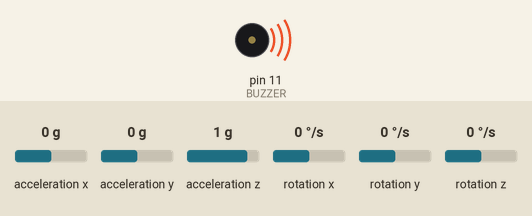
A sketch run on a simulated Arduino Uno, built with avr-gcc and run on an emulated ATmega328P. On the bench: buzzer (waves = sounding). Wiring (inferred from the names in the program): MPU-6050 motion sensor at I2C address 0x68. The inputs (shaded band) are chosen by the test bench; at power-on: acceleration x 0 g, acceleration z 1 g, acceleration y 0 g, rotation x 0 °/s, rotation y 0 °/s, rotation z 0 °/s. What the sketch prints to the serial monitor is not drawn.

Above: at 0.1 s.
At 1.5 s:
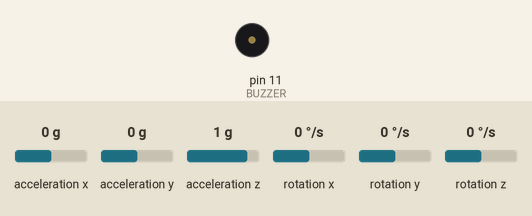
1.6 s: acceleration x set to 1.4 g
4.6 s: acceleration z set to -1.4 g
7.6 s: acceleration y set to -1.4 g
Timing chart, 0 to 10.6 s (numbered marks = the images above; inputs shaded):
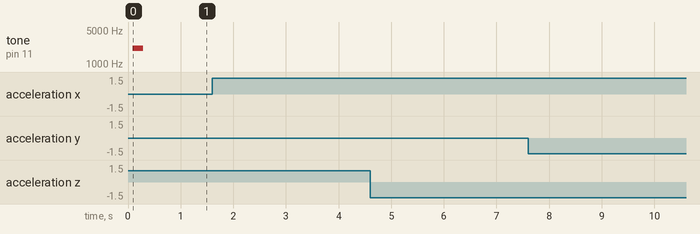

The sketch:

IMU_Calibrated.ino
```cpp
/*
  Author: Advait Thale

  *******************************************************************
                           IMU Vibration
  *******************************************************************

  Ths is a test code for determining vibration using IMU. As IMU
  MPU6050 is used which is 6 axis Accelerometer, Gyroscope & Temprature
  sensor. Here, IMUs acceleroeter is used for checking direction of vibrations.
  Refer Register Map and datasheet for furthur details on MPU6050 IMU.

  Pinout of IMU MPU6050:
  ---------------------------------
  |VCC|GND|SCL|SDA|XDA|XCL|AD0|INT|
  ---------------------------------
*/

#include <Wire.h> // For comm. with I2C devices
#include <math.h> // Math. Functions

#define ACCELEROMETER_SENSITIVITY 16384.0 // +-2g = 16384 LSB/g
#define GYROSCOPE_SENSITIVITY 131.0       // 250 degrees/s = 131 LSB/degrees/s
#define M_PI 3.14159265359                // Redefine PI
#define dt 0.01                           // 10 ms Sample rate
#define BUZZER 11                         // BUZZER Pin


float MAXX, MAXY, MAXZ, MAXT; // Calibration variables
int16_t AcX, AcY, AcZ, GyroX, GyroY, GyroZ, Tmp;       // 16-bit ints
double x, y, z, tx, t, tf, pitch, roll;
float previousTime, currentTime, elapsedTime;
float gyroAngX, gyroAngY, gyroAngZ;
float AcErrorX, AcErrorY, AcErrorZ;
float GyErrorX, GyErrorY, GyErrorZ;

// Calibration variables
int AcXcal = -950; // Acceleration Error
int AcYcal = -300;
int AcZcal = 0;
int tcal = -1600; // Temperature correction
int minVal = 265; // Gyroscope correction
int maxVal = 402;

void setup()
{
  Serial.begin(115200);        // Baud Rate
  pinMode(BUZZER, OUTPUT);     // Set to OUTPUT for Buzzer Pin
  Wire.begin();                // Initiate wire lib. and I2C
  Wire.beginTransmission(0x68); // Start transmission to I2C slave
  Wire.write(0x6B);            // Power Management Register (PWR_MGMT_1)
  Wire.write(0);               // Wake up IMU
  Wire.endTransmission(true);  // End transmission to I2C slave
  beep();
}

void loop()
{
  previousTime = currentTime;        // Previous time is stored before the actual time read
  currentTime = millis();            // Current time
  elapsedTime = (currentTime - previousTime) / 1000; // Dividing by 1000 to get Elapsed time in seconds

  Wire.beginTransmission(0x68);     // Begin transmission to I2C slave device
  Wire.write(0x3B);                 // Starting with register 0x3B (ACCEL_XOUT_H) (Default: Degrees per Sec)
  Wire.endTransmission(false);      // Restarts transmission to I2C slave device
  Wire.requestFrom(0x68, 14, true); // IMU address, request 14 registers in total, true

  // Read registers of Accelerometer and divide raw values by 16384 for +-2g range
  AcX = (Wire.read() << 8 | Wire.read()) / ACCELEROMETER_SENSITIVITY; // 0x3B (ACCEL_XOUT_H) 0x3C (ACCEL_XOUT_L)
  AcY = (Wire.read() << 8 | Wire.read()) / ACCELEROMETER_SENSITIVITY; // 0x3D (ACCEL_YOUT_H) 0x3E (ACCEL_YOUT_L)
  AcZ = (Wire.read() << 8 | Wire.read()) / ACCELEROMETER_SENSITIVITY; // 0x3F (ACCEL_ZOUT_H) 0x40 (ACCEL_ZOUT_L)

  // Read register of Temperature data
  Tmp = Wire.read() << 8 | Wire.read(); // 0x41 (TEMP_OUT_H) 0x42 (TEMP_OUT_L)

  // Read registers of Gyroscope and divide raw values by 131 for 250 deg/s range
  GyroX = (Wire.read() << 8 | Wire.read()) / GYROSCOPE_SENSITIVITY; // 0x43 (GYRO_XOUT_H) 0x44 (GYRO_XOUT_L)
  GyroY = (Wire.read() << 8 | Wire.read()) / GYROSCOPE_SENSITIVITY; // 0x45 (GYRO_YOUT_H) 0x46 (GYRO_YOUT_L)
  GyroZ = (Wire.read() << 8 | Wire.read()) / GYROSCOPE_SENSITIVITY; // 0x47 (GYRO_ZOUT_H) 0x48 (GYRO_ZOUT_L)

  gyroAngX = (gyroAngX + GyroX) * elapsedTime; // Converting into degrees (deg=deg/s*s)
  gyroAngY = (gyroAngY + GyroY) * elapsedTime;
  gyroAngZ = (gyroAngZ + GyroZ) * elapsedTime;

  //  int xAng = map(AcX, minVal, maxVal, -90, 90);
  //  int yAng = map(AcY, minVal, maxVal, -90, 90);
  //  int zAng = map(AcZ, minVal, maxVal, -90, 90);

  //  x = RAD_TO_DEG * (atan2(-yAng, -zAng) + PI);//Angular Conversion rad to deg
  //  y = RAD_TO_DEG * (atan2(-xAng, -zAng) + PI);
  //  z = RAD_TO_DEG * (atan2(-yAng, -xAng) + PI);

  // Complementary Filter to add up Gyroscope values and Accelerometer
  double Fx = (0.96 * GyroX) + (0.04 * AcX);
  double Fy = (0.96 * GyroY) + (0.04 * AcY);
  double Fz = (0.96 * GyroZ) + (0.04 * AcZ);

  // Temperature Calculation
  tx = Tmp + tcal;
  t = (tx / 340) + 36.53;    // Temperature in degrees C (from datasheet)
  //tf = (t * 9 / 5) + 32; // Celsius to Fahrenheit

  // Correct the outputs with the calculated error values
  GyroX = GyroX + 0.56; // GyroErrorX ~(-0.56)
  GyroY = GyroY - 2; // GyroErrorY ~(2)
  GyroZ = GyroZ + 0.79; // GyroErrorZ ~ (-0.8)

  // Currently the raw values are in degrees per seconds, deg/s, so we need to multiply by sendonds (s) to get the angle in degrees
  //  gyroAngleX = gyroAngleX + GyroX * elapsedTime; // deg/s * s = deg
  //  gyroAngleY = gyroAngleY + GyroY * elapsedTime;
  //  yaw =  yaw + GyroZ * elapsedTime;

  //  Serial.print(" ");
  //  Serial.print(gyroAngX);
  //  Serial.print(" | ");
  //  Serial.print(abs(gyroAngY));
  //  Serial.print(" | ");
  //  Serial.println(gyroAngZ);

  Serial.print("MAXX "); Serial.print(Fx);
  Serial.print(" MAXY "); Serial.print(Fy);
  Serial.print(" MAXZ "); Serial.print(Fz);
  Serial.print(" MAXT: "); Serial.println(t);

  //  Serial.print("MAXX "); Serial.print(AcX + AcXcal);
  //  Serial.print(" MAXY "); Serial.print(AcY + AcYcal);
  //  Serial.print(" MAXZ "); Serial.print(AcZ + AcZcal);
  //  Serial.print(" MAXT: "); Serial.println(t);
  //Serial.print(" fahrenheit = "); Serial.println(tf);

}

void calculate_error() {
  int c = 0;
  // Get Accelerometer values 1000 times
  while (c < 1000) {
    Wire.beginTransmission(0x68);
    Wire.write(0x3B);
    Wire.endTransmission(false);
    Wire.requestFrom(0x68, 6, true);

    // Read registers of Accelerometer and divide raw values by 16384 for +-2g range
    AcX = (Wire.read() << 8 | Wire.read()) / ACCELEROMETER_SENSITIVITY; // 0x3B (ACCEL_XOUT_H) 0x3C (ACCEL_XOUT_L)
    AcY = (Wire.read() << 8 | Wire.read()) / ACCELEROMETER_SENSITIVITY; // 0x3D (ACCEL_YOUT_H) 0x3E (ACCEL_YOUT_L)
    AcZ = (Wire.read() << 8 | Wire.read()) / ACCELEROMETER_SENSITIVITY; // 0x3F (ACCEL_ZOUT_H) 0x40 (ACCEL_ZOUT_L)

    // Add up
    AcErrorX = AcErrorX + ((atan((AcY) / sqrt((AcX * AcX) + (AcZ * AcZ))) * 180 / M_PI)); // "sqrt(pow((AcX), 2) + pow((AcZ), 2))" also works fine
    AcErrorY = AcErrorY + ((atan(-1 * (AcX) / sqrt((AcY * AcY) + (AcZ * AcZ))) * 180 / M_PI));
    c++;
  }
  // Divide the sum by 1000 to get the error value
  AcErrorX = AcErrorX / 1000;
  AcErrorY = AcErrorY / 1000;
  AcErrorZ = AcErrorZ / 1000;
  c = 0;

  // Get Gyro values 1000 times
  while (c < 1000) {
    Wire.beginTransmission(0x68);
    Wire.write(0x43);
    Wire.endTransmission(false);
    Wire.requestFrom(0x68, 6, true);

    // Read registers of Gyroscope and divide raw values by 131 for 250 deg/s range
    GyroX = Wire.read() << 8 | Wire.read(); // 0x43 (GYRO_XOUT_H) 0x44 (GYRO_XOUT_L)
    GyroY = Wire.read() << 8 | Wire.read(); // 0x45 (GYRO_YOUT_H) 0x46 (GYRO_YOUT_L)
    GyroZ = Wire.read() << 8 | Wire.read(); // 0x47 (GYRO_ZOUT_H) 0x48 (GYRO_ZOUT_L)

    // Add up
    GyErrorX = GyErrorX + (GyroX / GYROSCOPE_SENSITIVITY);
    GyErrorY = GyErrorY + (GyroY / GYROSCOPE_SENSITIVITY);
    GyErrorZ = GyErrorZ + (GyroZ / GYROSCOPE_SENSITIVITY);
    c++;
  }

  // Divide the sum by 1000 to get error value
  GyErrorX = GyErrorX / 1000;
  GyErrorY = GyErrorY / 1000;
  GyErrorZ = GyErrorZ / 1000;

}

void beep() {
  Serial.println("Starting DIGI-SENSE...");
  digitalWrite(BUZZER, HIGH);
  delay(85);
  digitalWrite(BUZZER, LOW);
  tone(BUZZER, 2093);
  delay(200);
  noTone(BUZZER);
  digitalWrite(BUZZER, HIGH);
  delay(100);
  digitalWrite(BUZZER, LOW);

//   tone(BUZZER, 8003);
}

//  //conversion of accelerometer values into pitch and roll
//  pitch = atan(AcX / sqrt((AcY * AcY) + (AcZ * AcZ))); //pitch calculation
//  roll = atan(AcX / sqrt((AcX * AcX) + (AcZ * AcZ)));  //roll calculation
```
